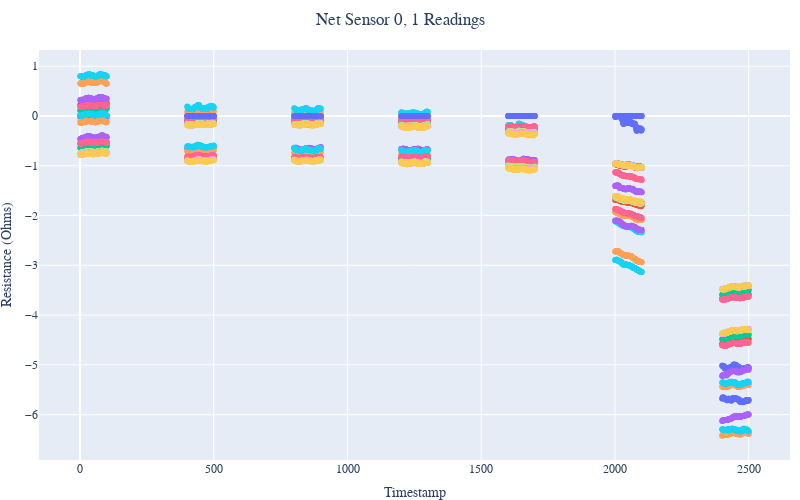
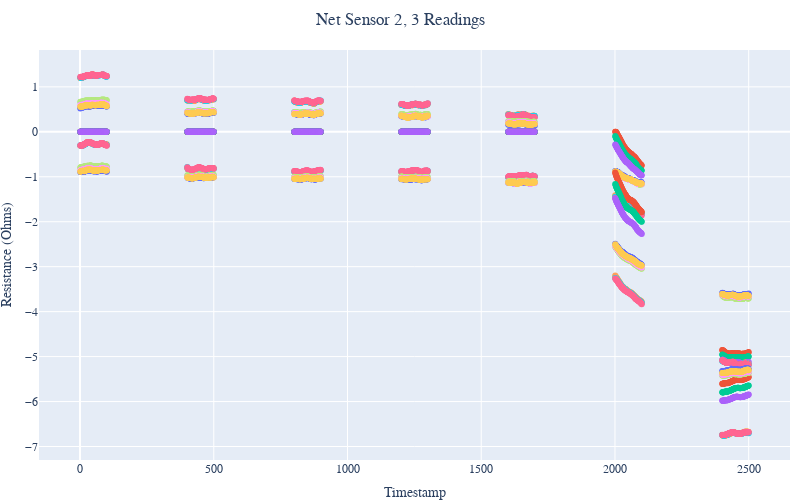
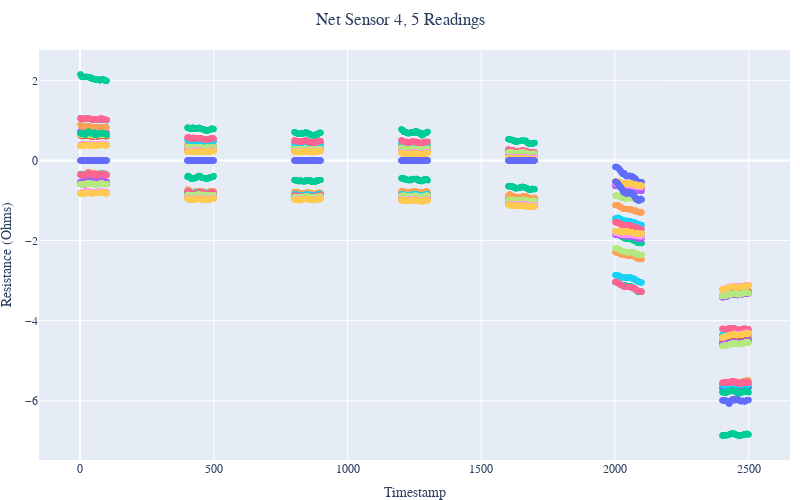
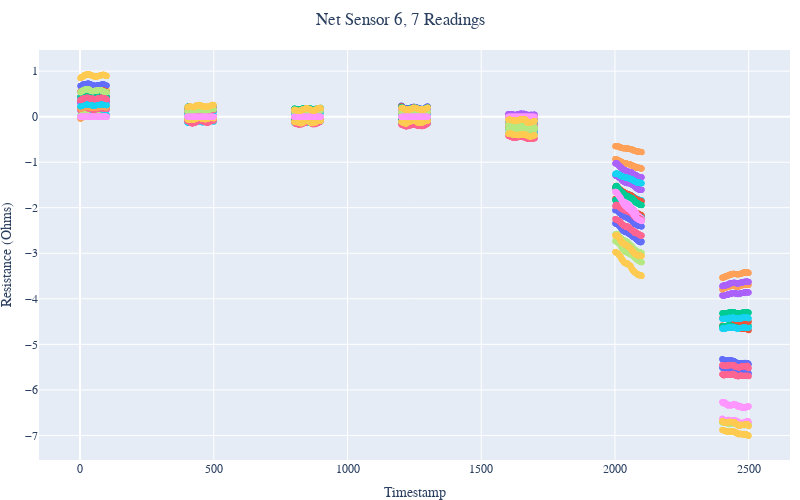

The cell these charts' notebook holds for them, in order:
### Code cell
for s in range(4):
    sl, sr = s * 2, s * 2 + 1
    ts, nets = get_daily_net_pair([1, 2, 3, 5, 7, 9, 11], sl, sr)
    plot_days_net(ts, nets, sl, sr, save=False)

### Figure 1 — Plotly figure (JSON) as saved in the notebook; plotly's stock layout.template omitted (floating-point values rounded to 4 significant figures; data arrays with more than 128 entries replaced by an {"elided": "..."} marker saying what was removed)
{"data": [{"mode": "markers", "showlegend": false, "type": "scatter", "x": {"elided": "700 int values"}, "y": {"elided": "700 float values"}}, {"mode": "markers", "showlegend": false, "type": "scatter", "x": {"elided": "700 int values"}, "y": {"elided": "700 float values"}}, {"mode": "markers", "showlegend": false, "type": "scatter", "x": {"elided": "700 int values"}, "y": {"elided": "700 float values"}}, {"mode": "markers", "showlegend": false, "type": "scatter", "x": {"elided": "700 int values"}, "y": {"elided": "700 float values"}}, {"mode": "markers", "showlegend": false, "type": "scatter", "x": {"elided": "700 int values"}, "y": {"elided": "700 float values"}}, {"mode": "markers", "showlegend": false, "type": "scatter", "x": {"elided": "700 int values"}, "y": {"elided": "700 float values"}}, {"mode": "markers", "showlegend": false, "type": "scatter", "x": {"elided": "700 int values"}, "y": {"elided": "700 float values"}}, {"mode": "markers", "showlegend": false, "type": "scatter", "x": {"elided": "700 int values"}, "y": {"elided": "700 float values"}}, {"mode": "markers", "showlegend": false, "type": "scatter", "x": {"elided": "700 int values"}, "y": {"elided": "700 float values"}}, {"mode": "markers", "showlegend": false, "type": "scatter", "x": {"elided": "700 int values"}, "y": {"elided": "700 float values"}}, {"mode": "markers", "showlegend": false, "type": "scatter", "x": {"elided": "700 int values"}, "y": {"elided": "700 float values"}}, {"mode": "markers", "showlegend": false, "type": "scatter", "x": {"elided": "700 int values"}, "y": {"elided": "700 float values"}}, {"mode": "markers", "showlegend": false, "type": "scatter", "x": {"elided": "700 int values"}, "y": {"elided": "700 float values"}}, {"mode": "markers", "showlegend": false, "type": "scatter", "x": {"elided": "700 int values"}, "y": {"elided": "700 float values"}}, {"mode": "markers", "showlegend": false, "type": "scatter", "x": {"elided": "700 int values"}, "y": {"elided": "700 float values"}}, {"mode": "markers", "showlegend": false, "type": "scatter", "x": {"elided": "700 int values"}, "y": {"elided": "700 float values"}}, {"mode": "markers", "showlegend": false, "type": "scatter", "x": {"elided": "700 int values"}, "y": {"elided": "700 float values"}}, {"mode": "markers", "showlegend": false, "type": "scatter", "x": {"elided": "700 int values"}, "y": {"elided": "700 float values"}}, {"mode": "markers", "showlegend": false, "type": "scatter", "x": {"elided": "700 int values"}, "y": {"elided": "700 float values"}}, {"mode": "markers", "showlegend": false, "type": "scatter", "x": {"elided": "700 int values"}, "y": {"elided": "700 float values"}}], "layout": {"font": {"family": "Times New Roman"}, "height": 500, "margin": {"b": 0, "l": 0, "r": 10, "t": 50}, "title": {"font": {"family": "Times New Roman"}, "pad": {"b": 0, "l": 0, "r": 0, "t": 0}, "text": "Net Sensor 0, 1 Readings", "x": 0.5}, "width": 800, "xaxis": {"title": {"text": "Timestamp"}}, "yaxis": {"title": {"text": "Resistance (Ohms)"}}}}

### Figure 2 — Plotly figure (JSON) as saved in the notebook; plotly's stock layout.template omitted (floating-point values rounded to 4 significant figures; data arrays with more than 128 entries replaced by an {"elided": "..."} marker saying what was removed)
{"data": [{"mode": "markers", "showlegend": false, "type": "scatter", "x": {"elided": "700 int values"}, "y": {"elided": "700 float values"}}, {"mode": "markers", "showlegend": false, "type": "scatter", "x": {"elided": "700 int values"}, "y": {"elided": "700 float values"}}, {"mode": "markers", "showlegend": false, "type": "scatter", "x": {"elided": "700 int values"}, "y": {"elided": "700 float values"}}, {"mode": "markers", "showlegend": false, "type": "scatter", "x": {"elided": "700 int values"}, "y": {"elided": "700 float values"}}, {"mode": "markers", "showlegend": false, "type": "scatter", "x": {"elided": "700 int values"}, "y": {"elided": "700 float values"}}, {"mode": "markers", "showlegend": false, "type": "scatter", "x": {"elided": "700 int values"}, "y": {"elided": "700 float values"}}, {"mode": "markers", "showlegend": false, "type": "scatter", "x": {"elided": "700 int values"}, "y": {"elided": "700 float values"}}, {"mode": "markers", "showlegend": false, "type": "scatter", "x": {"elided": "700 int values"}, "y": {"elided": "700 float values"}}, {"mode": "markers", "showlegend": false, "type": "scatter", "x": {"elided": "700 int values"}, "y": {"elided": "700 float values"}}, {"mode": "markers", "showlegend": false, "type": "scatter", "x": {"elided": "700 int values"}, "y": {"elided": "700 float values"}}, {"mode": "markers", "showlegend": false, "type": "scatter", "x": {"elided": "700 int values"}, "y": {"elided": "700 float values"}}, {"mode": "markers", "showlegend": false, "type": "scatter", "x": {"elided": "700 int values"}, "y": {"elided": "700 float values"}}, {"mode": "markers", "showlegend": false, "type": "scatter", "x": {"elided": "700 int values"}, "y": {"elided": "700 float values"}}, {"mode": "markers", "showlegend": false, "type": "scatter", "x": {"elided": "700 int values"}, "y": {"elided": "700 float values"}}, {"mode": "markers", "showlegend": false, "type": "scatter", "x": {"elided": "700 int values"}, "y": {"elided": "700 float values"}}, {"mode": "markers", "showlegend": false, "type": "scatter", "x": {"elided": "700 int values"}, "y": {"elided": "700 float values"}}, {"mode": "markers", "showlegend": false, "type": "scatter", "x": {"elided": "700 int values"}, "y": {"elided": "700 float values"}}, {"mode": "markers", "showlegend": false, "type": "scatter", "x": {"elided": "700 int values"}, "y": {"elided": "700 float values"}}, {"mode": "markers", "showlegend": false, "type": "scatter", "x": {"elided": "700 int values"}, "y": {"elided": "700 float values"}}, {"mode": "markers", "showlegend": false, "type": "scatter", "x": {"elided": "700 int values"}, "y": {"elided": "700 float values"}}], "layout": {"font": {"family": "Times New Roman"}, "height": 500, "margin": {"b": 0, "l": 0, "r": 10, "t": 50}, "title": {"font": {"family": "Times New Roman"}, "pad": {"b": 0, "l": 0, "r": 0, "t": 0}, "text": "Net Sensor 2, 3 Readings", "x": 0.5}, "width": 800, "xaxis": {"title": {"text": "Timestamp"}}, "yaxis": {"title": {"text": "Resistance (Ohms)"}}}}

### Figure 3 — Plotly figure (JSON) as saved in the notebook; plotly's stock layout.template omitted (floating-point values rounded to 4 significant figures; data arrays with more than 128 entries replaced by an {"elided": "..."} marker saying what was removed)
{"data": [{"mode": "markers", "showlegend": false, "type": "scatter", "x": {"elided": "700 int values"}, "y": {"elided": "700 float values"}}, {"mode": "markers", "showlegend": false, "type": "scatter", "x": {"elided": "700 int values"}, "y": {"elided": "700 float values"}}, {"mode": "markers", "showlegend": false, "type": "scatter", "x": {"elided": "700 int values"}, "y": {"elided": "700 float values"}}, {"mode": "markers", "showlegend": false, "type": "scatter", "x": {"elided": "700 int values"}, "y": {"elided": "700 float values"}}, {"mode": "markers", "showlegend": false, "type": "scatter", "x": {"elided": "700 int values"}, "y": {"elided": "700 float values"}}, {"mode": "markers", "showlegend": false, "type": "scatter", "x": {"elided": "700 int values"}, "y": {"elided": "700 float values"}}, {"mode": "markers", "showlegend": false, "type": "scatter", "x": {"elided": "700 int values"}, "y": {"elided": "700 float values"}}, {"mode": "markers", "showlegend": false, "type": "scatter", "x": {"elided": "700 int values"}, "y": {"elided": "700 float values"}}, {"mode": "markers", "showlegend": false, "type": "scatter", "x": {"elided": "700 int values"}, "y": {"elided": "700 float values"}}, {"mode": "markers", "showlegend": false, "type": "scatter", "x": {"elided": "700 int values"}, "y": {"elided": "700 float values"}}, {"mode": "markers", "showlegend": false, "type": "scatter", "x": {"elided": "700 int values"}, "y": {"elided": "700 float values"}}, {"mode": "markers", "showlegend": false, "type": "scatter", "x": {"elided": "700 int values"}, "y": {"elided": "700 float values"}}, {"mode": "markers", "showlegend": false, "type": "scatter", "x": {"elided": "700 int values"}, "y": {"elided": "700 float values"}}, {"mode": "markers", "showlegend": false, "type": "scatter", "x": {"elided": "700 int values"}, "y": {"elided": "700 float values"}}, {"mode": "markers", "showlegend": false, "type": "scatter", "x": {"elided": "700 int values"}, "y": {"elided": "700 float values"}}, {"mode": "markers", "showlegend": false, "type": "scatter", "x": {"elided": "700 int values"}, "y": {"elided": "700 float values"}}, {"mode": "markers", "showlegend": false, "type": "scatter", "x": {"elided": "700 int values"}, "y": {"elided": "700 float values"}}, {"mode": "markers", "showlegend": false, "type": "scatter", "x": {"elided": "700 int values"}, "y": {"elided": "700 float values"}}, {"mode": "markers", "showlegend": false, "type": "scatter", "x": {"elided": "700 int values"}, "y": {"elided": "700 float values"}}, {"mode": "markers", "showlegend": false, "type": "scatter", "x": {"elided": "700 int values"}, "y": {"elided": "700 float values"}}], "layout": {"font": {"family": "Times New Roman"}, "height": 500, "margin": {"b": 0, "l": 0, "r": 10, "t": 50}, "title": {"font": {"family": "Times New Roman"}, "pad": {"b": 0, "l": 0, "r": 0, "t": 0}, "text": "Net Sensor 4, 5 Readings", "x": 0.5}, "width": 800, "xaxis": {"title": {"text": "Timestamp"}}, "yaxis": {"title": {"text": "Resistance (Ohms)"}}}}

### Figure 4 — Plotly figure (JSON) as saved in the notebook; plotly's stock layout.template omitted (floating-point values rounded to 4 significant figures; data arrays with more than 128 entries replaced by an {"elided": "..."} marker saying what was removed)
{"data": [{"mode": "markers", "showlegend": false, "type": "scatter", "x": {"elided": "700 int values"}, "y": {"elided": "700 float values"}}, {"mode": "markers", "showlegend": false, "type": "scatter", "x": {"elided": "700 int values"}, "y": {"elided": "700 float values"}}, {"mode": "markers", "showlegend": false, "type": "scatter", "x": {"elided": "700 int values"}, "y": {"elided": "700 float values"}}, {"mode": "markers", "showlegend": false, "type": "scatter", "x": {"elided": "700 int values"}, "y": {"elided": "700 float values"}}, {"mode": "markers", "showlegend": false, "type": "scatter", "x": {"elided": "700 int values"}, "y": {"elided": "700 float values"}}, {"mode": "markers", "showlegend": false, "type": "scatter", "x": {"elided": "700 int values"}, "y": {"elided": "700 float values"}}, {"mode": "markers", "showlegend": false, "type": "scatter", "x": {"elided": "700 int values"}, "y": {"elided": "700 float values"}}, {"mode": "markers", "showlegend": false, "type": "scatter", "x": {"elided": "700 int values"}, "y": {"elided": "700 float values"}}, {"mode": "markers", "showlegend": false, "type": "scatter", "x": {"elided": "700 int values"}, "y": {"elided": "700 float values"}}, {"mode": "markers", "showlegend": false, "type": "scatter", "x": {"elided": "700 int values"}, "y": {"elided": "700 float values"}}, {"mode": "markers", "showlegend": false, "type": "scatter", "x": {"elided": "700 int values"}, "y": {"elided": "700 float values"}}, {"mode": "markers", "showlegend": false, "type": "scatter", "x": {"elided": "700 int values"}, "y": {"elided": "700 float values"}}, {"mode": "markers", "showlegend": false, "type": "scatter", "x": {"elided": "700 int values"}, "y": {"elided": "700 float values"}}, {"mode": "markers", "showlegend": false, "type": "scatter", "x": {"elided": "700 int values"}, "y": {"elided": "700 float values"}}, {"mode": "markers", "showlegend": false, "type": "scatter", "x": {"elided": "700 int values"}, "y": {"elided": "700 float values"}}, {"mode": "markers", "showlegend": false, "type": "scatter", "x": {"elided": "700 int values"}, "y": {"elided": "700 float values"}}, {"mode": "markers", "showlegend": false, "type": "scatter", "x": {"elided": "700 int values"}, "y": {"elided": "700 float values"}}, {"mode": "markers", "showlegend": false, "type": "scatter", "x": {"elided": "700 int values"}, "y": {"elided": "700 float values"}}, {"mode": "markers", "showlegend": false, "type": "scatter", "x": {"elided": "700 int values"}, "y": {"elided": "700 float values"}}, {"mode": "markers", "showlegend": false, "type": "scatter", "x": {"elided": "700 int values"}, "y": {"elided": "700 float values"}}], "layout": {"font": {"family": "Times New Roman"}, "height": 500, "margin": {"b": 0, "l": 0, "r": 10, "t": 50}, "title": {"font": {"family": "Times New Roman"}, "pad": {"b": 0, "l": 0, "r": 0, "t": 0}, "text": "Net Sensor 6, 7 Readings", "x": 0.5}, "width": 800, "xaxis": {"title": {"text": "Timestamp"}}, "yaxis": {"title": {"text": "Resistance (Ohms)"}}}}
